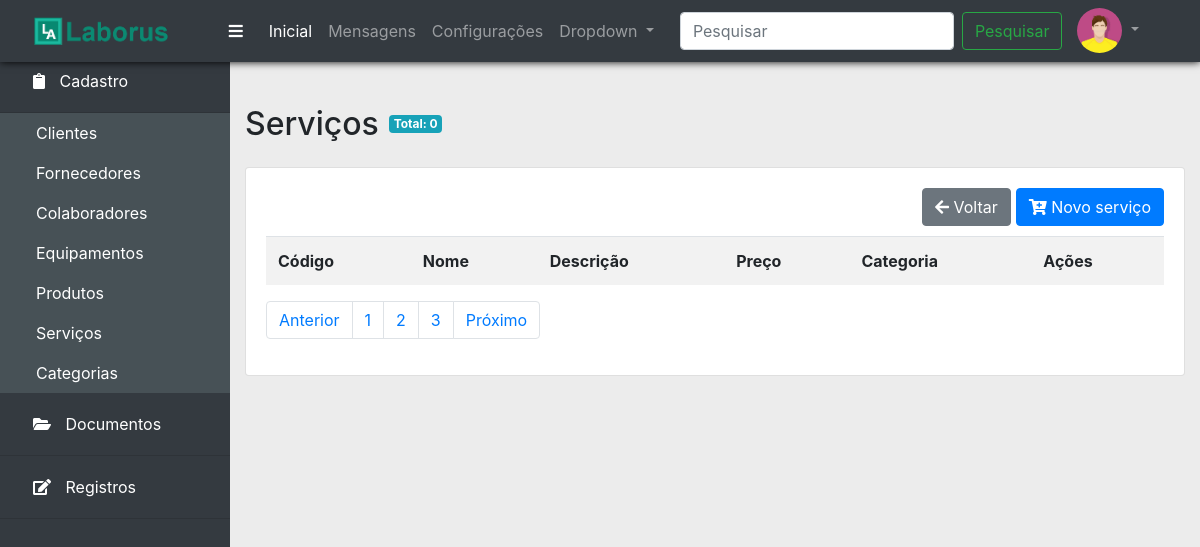
The app's page /servicos.php, older data.
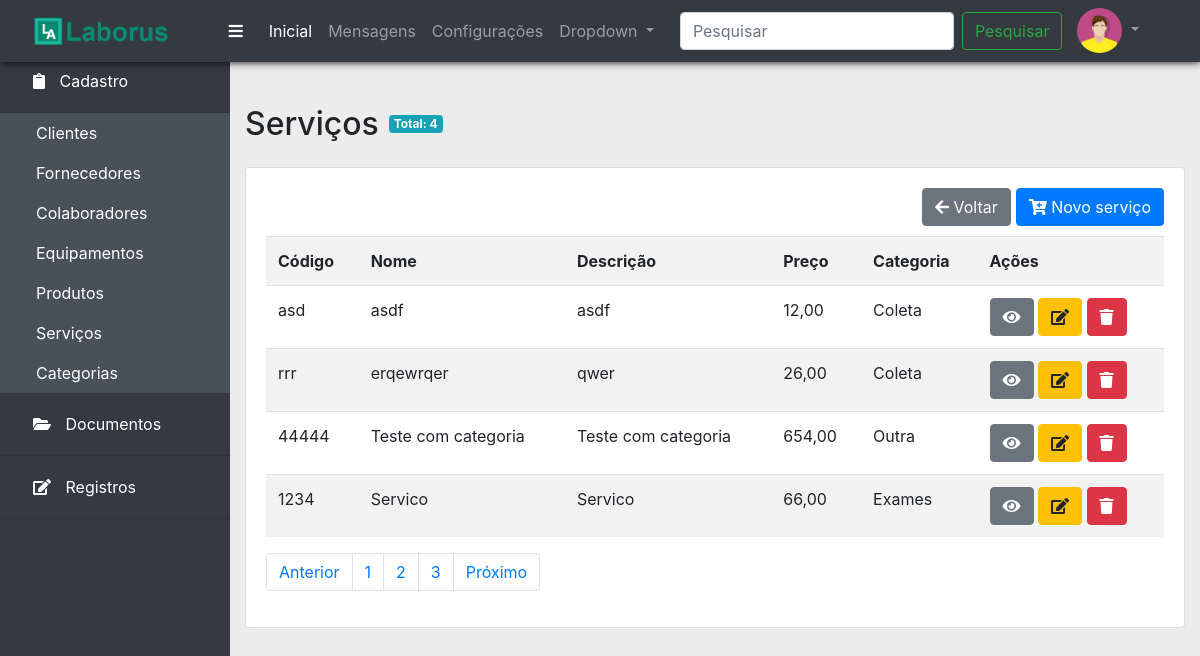
The same page, newer data.
### tables this page shows
CREATE TABLE `servicos` (
  `id` int NOT NULL AUTO_INCREMENT,
  `codigo` varchar(45) NOT NULL,
  `nome` varchar(150) NOT NULL,
  `descricao` text,
  `categoria_id` int NOT NULL,
  `usuario_id` int NOT NULL,
  `preco` decimal(8,2) DEFAULT '0.00',
  PRIMARY KEY (`id`),
  KEY `fk_servicos_categoria1_idx` (`categoria_id`),
  KEY `fk_servicos_colaboradores1_idx` (`usuario_id`),
  CONSTRAINT `fk_servicos_categoria1` FOREIGN KEY (`categoria_id`) REFERENCES `categoria` (`id`),
  CONSTRAINT `fk_servicos_colaboradores1` FOREIGN KEY (`usuario_id`) REFERENCES `colaboradores` (`id`)
);

CREATE TABLE `categoria` (
  `id` int NOT NULL AUTO_INCREMENT,
  `categoria` varchar(45) NOT NULL,
  PRIMARY KEY (`id`)
);

### bd/itens_menu.php (called while the page is built)
<?php
$itens_menu = [
			[
				'item' => 'Cadastro',
				'icon' => 'clipboard',
				'opcoes' => [
					['nome' => 'Clientes', 'link' => 'clientes.php'],
					['nome' => 'Fornecedores', 'link' => 'fornecedores.php'],
					['nome' => 'Colaboradores', 'link' => 'colaboradores.php'],
					['nome' => 'Equipamentos', 'link' => 'equipamentos.php'],
					['nome' => 'Produtos', 'link' => 'produtos.php'],
					['nome' => 'Serviços', 'link' => 'servicos.php'],
					['nome' => 'Categorias', 'link' => 'categorias.php']
				],
			],
			[
				'item' => 'Documentos',
				'icon' => 'folder-open',
				'opcoes' => [
					['nome' => 'Lista mestra', 'link' => '#'],
					['nome' => 'Documentos externos', 'link' => '#'],
					['nome' => 'Procedimentos', 'link' => '#'],
					['nome' => 'Instruções de trabalho', 'link' => '#'],
					['nome' => 'Obsoletos', 'link' => '#'],
					['nome' => 'Em revisão/Elaboração','link' => '#'],
					['nome' => 'Manuais','link' => '#'],
					['nome' => 'Anexos', 'link' => '#']
				]
			],
			[
				'item' => 'Registros',
				'icon' => 'edit',
				'opcoes' => [
					['nome' => 'Organização', 'link' => '#'],
					['nome' => 'Pessoal', 'link' => '#'],
					['nome' => 'Equipamentos', 'link' => '#'],
					['nome' => 'Compras', 'link' => '#'],
					['nome' => 'Análise crítica de contratos', 'link' => '#'],
					['nome' => 'Reclamações', 'link' => '#'],
					['nome' => 'Trabalho não conforme', 'link' => '#'],
					['nome' => 'Controle de registros', 'link' => '#'],
					['nome' => 'Gestão de riscos', 'link' => '#'],
					['nome' => 'Melhorias', 'link' => '#'],
					['nome' => 'Ações corretivas', 'link' => '#'],
					['nome' => 'Auditorias', 'link' => '#'],
					['nome' => 'Análise crítica pela gerencia', 'link' => '#'],
					['nome' => 'Plano de ação', 'link' => '#']
				]
			],
		];
?>

### servicos.php (the view, shortened to what the changed rows need)
<?php
include_once('bd/conexao.php');
$sql = "SELECT s.*, c.categoria FROM servicos s
LEFT JOIN categoria c ON s.categoria_id = c.id";
$qr = mysqli_query($conexao, $sql);
$servicos = mysqli_fetch_all($qr, MYSQLI_ASSOC);
include_once('layout/header.php');
include_once('layout/sidebar.php');
?>
<div class="col">
<h2 class="titulo">Serviços</h2>
<span class="badge badge-info totais">Total: <?php echo count($servicos); ?></span>
    <div class="card">
      <div class="card-body">
        <br>
        <br>
    <table class="table table-striped table-hover">
      <tr>
        <th>Código</th>
        <th>Nome</th>
        <th>Descrição</th>
        <th>Preço</th>
        <th>Categoria</th>
        <th>Ações</th>
      </tr>
      <?php foreach($servicos as $servico):
        ?>
      <tr>
        <td><?= $servico['codigo'] ?></td>
        <td><?= $servico['nome'] ?></td>
        <td><?= $servico['descricao'] ?></td>
        <td><?= number_format($servico['preco'],2,',','.') ?></td>
        <td><?= $servico['categoria'] ?></td>
        <td>
          <a href="#" class="btn btn-secondary">
            <i class="fas fa-eye"></i>
          </a>
          <a href="#" class="btn btn-warning">
            <i class="fas fa-edit"></i>
          </a>
           <a href="gerencia_servicos.php?id=<?php echo $servico['id']; ?>" class="btn btn-danger" onclick="return confirm('Deseja realmente excluir?')">
          <i class="fas fa-trash"></i>
          </a>
        </td>
      </tr>
    <?php endforeach; ?>
    </table>
      </div>
    </div>
  </div>
<?php include_once('layout/footer.php')
?>

### layout/sidebar.php
<?php include_once('bd/itens_menu.php'); ?>
<div class="container-fluid">
  <div class="row">
    <div class=" sidebar" id="sidebar">
      <div class="accordion" id="accordionExample">
        <?php foreach($itens_menu as $chave => $menu) : ?>
          <div class="card">
            <div class="card-header" id="headingOne">
              <h5 class="mb-0">
                <button class="btn btn-link" type="button" data-toggle="collapse" data-target="#subitens<?php echo $chave; ?>" aria-expanded="true" aria-controls="collapseOne">
                  <i class="fas fa-<?php echo $menu['icon']; ?> icone-sidebar"></i> <?php echo $menu['item'] ?>
                </button>
              </h5>
            </div>
            <div id="subitens<?php echo $chave; ?>" class="collapse <?php echo ($chave == 0 ? 'show' : ''); ?>" aria-labelledby="headingOne" data-parent="#accordionExample">
              <div class="card-body">
                <ul class="nav flex-column menu-lateral">
                  <?php foreach($menu['opcoes'] as $subitem): ?>
                    <li class="nav-item"><a class="nav-link" href="<?php echo $subitem['link']; ?>"><?php echo $subitem['nome']; ?></a></li>
                  <?php endforeach; ?>
                </ul>
              </div>
            </div>
          </div>
        <?php endforeach; ?>
      </div>
    </div>
    <div class="content" id="main-content">
        <div class="row conteudo">

Row changes from the older to the newer data that the page shows:
added servicos: codigo "asd", nome "asdf", descricao "asdf", preco "12,00", categoria.categoria "Coleta"
added servicos: codigo "rrr", nome "erqewrqer", descricao "qwer", preco "26,00", categoria.categoria "Coleta"
added servicos: codigo "44444", nome "Teste com categoria", descricao "Teste com categoria", preco "654,00", categoria.categoria "Outra"
added servicos: codigo "1234", nome "Servico", descricao "Servico", preco "66,00", categoria.categoria "Exames"
Text that changed along with them:
count($servicos): "0" → "4"
